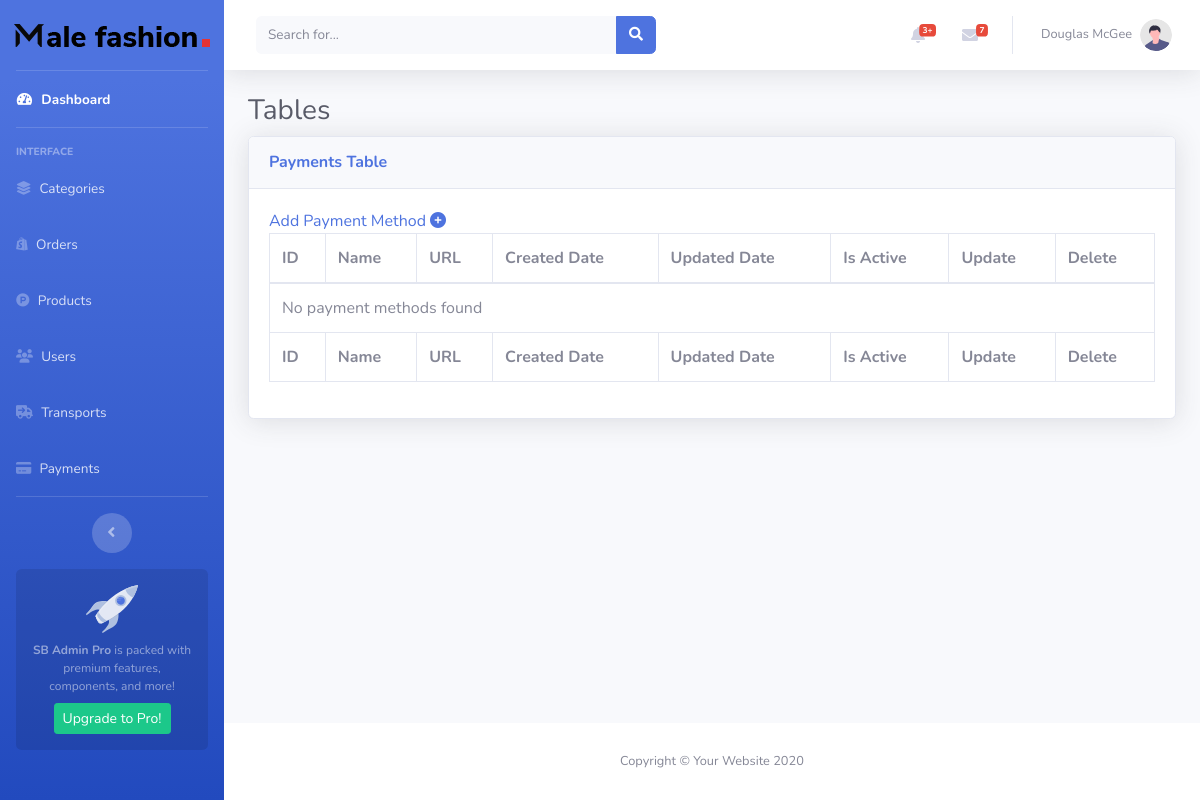
Page /admin-mau/Payments.php on the earlier database version.
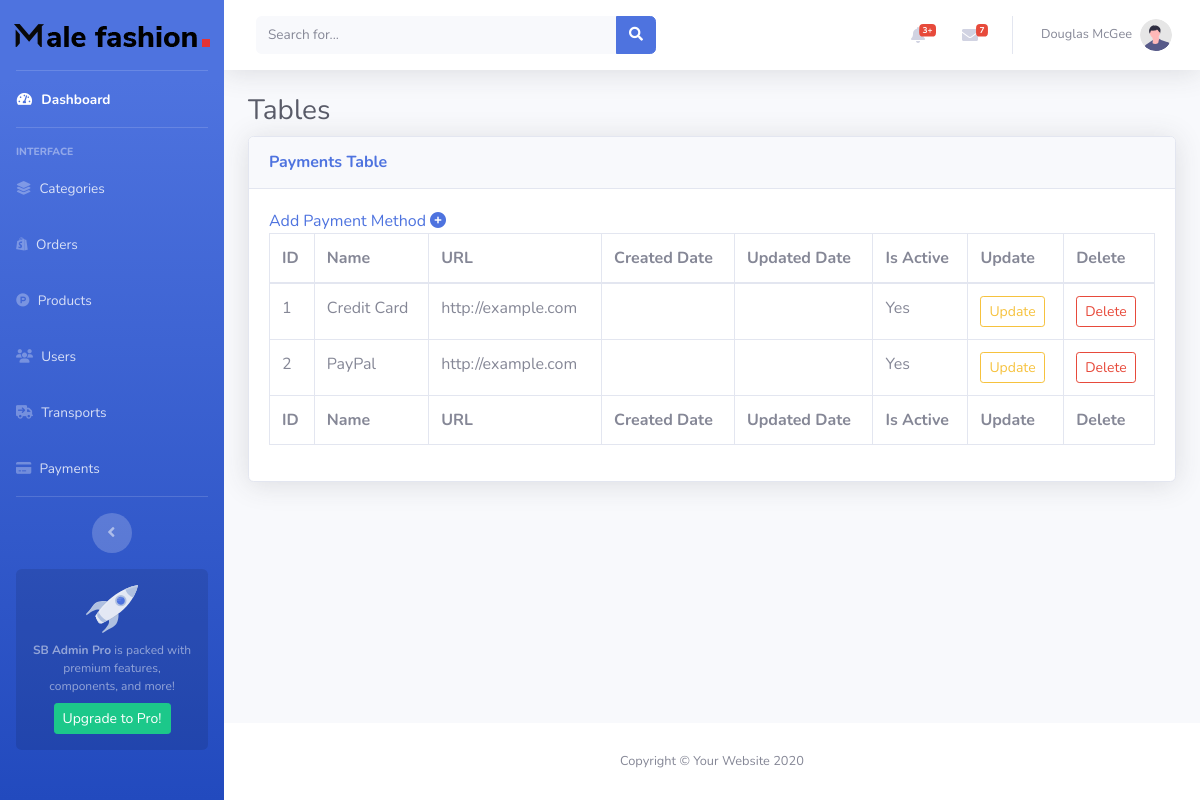
Same page on the later database version.
### tables this page shows
CREATE TABLE `payment_method` (
  `ID` int(11) NOT NULL,
  `NAME` varchar(250) DEFAULT NULL,
  `URL` varchar(250) DEFAULT NULL,
  `CREATED_DATE` timestamp NULL DEFAULT NULL,
  `UPDATED_DATE` timestamp NULL DEFAULT NULL,
  `ISACTIVE` tinyint(4) DEFAULT NULL
);

### admin-mau/Payments.php (the view, shortened to what this page needs)
<?php
include('../db.php');
$sql = "SELECT ID, NAME, URL, CREATED_DATE, UPDATED_DATE, ISACTIVE FROM payment_method";
$result = $conn->query($sql);
?>
<!DOCTYPE html>
<html lang="en">
<head>
    <link rel="stylesheet" href="https://cdnjs.cloudflare.com/ajax/libs/font-awesome/6.6.0/css/all.min.css"
 />
    <link href="vendor/fontawesome-free/css/all.min.css" rel="stylesheet" type="text/css">
    <link href="css/sb-admin-2.min.css" rel="stylesheet">
    <link href="vendor/datatables/dataTables.bootstrap4.min.css" rel="stylesheet">
</head>
<body id="page-top">
    <div id="wrapper">
        <ul class="navbar-nav bg-gradient-primary sidebar sidebar-dark accordion" id="accordionSidebar">
            <a class="sidebar-brand d-flex align-items-center justify-content-center" href="../index.php"><img
                    src="../img/logo.png" alt="">
            </a>
            <hr class="sidebar-divider my-0">
            <li class="nav-item active">
                <a class="nav-link" href="index.php">
                    <i class="fas fa-fw fa-tachometer-alt"></i>
                    <span>Dashboard</span></a>
            </li>
            <hr class="sidebar-divider">
            <div class="sidebar-heading">
                Interface
            </div>
            <li class="nav-item">
                <a class="nav-link collapsed" href="../admin-mau/Category.php">
                    <i class="fa-solid fa-layer-group"></i>
                    <span>Categories</span>
                </a>
            </li>
            <li class="nav-item">
                <a class="nav-link collapsed" href="../admin-mau/Orders.php">
                    <i class="fa-brands fa-shopify"></i>
                    <span>Orders</span>
                </a>
            </li>
            <li class="nav-item">
                <a class="nav-link collapsed" href="../admin-mau/Products.php">
                    <i class="fa-brands fa-product-hunt"></i>
                    <span>Products</span>
                </a>
            </li>
            <li class="nav-item">
                <a class="nav-link" href="../admin-mau/Users.php">
                    <i class="fa-solid fa-users"></i>
                    <span>Users</span></a>
            </li>
            <li class="nav-item">
                <a class="nav-link" href="../admin-mau/Transports.php">
                    <i class="fa-solid fa-truck-arrow-right"></i>
                    <span>Transports</span></a>
            </li>
            <li class="nav-item">
                <a class="nav-link" href="../admin-mau/Payments.php">
                    <i class="fa-solid fa-credit-card"></i>
                    <span>Payments</span></a>
            </li>
            <hr class="sidebar-divider d-none d-md-block">
            <div class="text-center d-none d-md-inline">
                <button class="rounded-circle border-0" id="sidebarToggle"></button>
            </div>
            <div class="sidebar-card d-none d-lg-flex">
                <img class="sidebar-card-illustration mb-2" src="img/undraw_rocket.svg" alt="...">
                <p class="text-center mb-2"><strong>SB Admin Pro</strong> is packed with premium features, components,
                    and more!</p>
                <a class="btn btn-success btn-sm" href="https://startbootstrap.com/theme/sb-admin-pro">Upgrade to
                    Pro!</a>
            </div>
        </ul>
        <div id="content-wrapper" class="d-flex flex-column">
            <div id="content">
                <nav class="navbar navbar-expand navbar-light bg-white topbar mb-4 static-top shadow">
                    <form
                        class="d-none d-sm-inline-block form-inline mr-auto ml-md-3 my-2 my-md-0 mw-100 navbar-search">
                        <div class="input-group">
                            <input type="text" class="form-control bg-light border-0 small" placeholder="Search for..."
                                aria-label="Search" aria-describedby="basic-addon2">
                            <div class="input-group-append">
                                <button class="btn btn-primary" type="button">
                                    <i class="fas fa-search fa-sm"></i>
                                </button>
                            </div>
                        </div>
                    </form>
                    <ul class="navbar-nav ml-auto">
                        <li class="nav-item dropdown no-arrow mx-1">
                            <a class="nav-link dropdown-toggle" href="#" id="alertsDropdown" role="button"
                                data-toggle="dropdown" aria-haspopup="true" aria-expanded="false">
                                <i class="fas fa-bell fa-fw"></i>
                                <span class="badge badge-danger badge-counter">3+</span>
                            </a>
                        </li>
                        <li class="nav-item dropdown no-arrow mx-1">
                            <a class="nav-link dropdown-toggle" href="#" id="messagesDropdown" role="button"
                                data-toggle="dropdown" aria-haspopup="true" aria-expanded="false">
                                <i class="fas fa-envelope fa-fw"></i>
                                <span class="badge badge-danger badge-counter">7</span>
                            </a>
                        </li>
                        <li class="nav-item dropdown no-arrow">
                            <a class="nav-link dropdown-toggle" href="#" id="userDropdown" role="button"
                                data-toggle="dropdown" aria-haspopup="true" aria-expanded="false">
                                <span class="mr-2 d-none d-lg-inline text-gray-600 small">Douglas McGee</span>
                                <img class="img-profile rounded-circle" src="img/undraw_profile.svg">
                            </a>
                        </li>
                    </ul>
                </nav>
                <div class="container-fluid">
                    <h1 class="h3 mb-2 text-gray-800">Tables</h1>
                    <div class="card shadow mb-4">
                        <div class="card-header py-3">
                            <h6 class="m-0 font-weight-bold text-primary">Payments Table</h6>
                        </div>
                        <div class="card-body">
                            <div class="table-responsive">
                                <table class="table table-bordered" id="dataTable" width="100%" cellspacing="0">
                                    <div class="add-button">
                                        <a href="add-payment.php">
                                            Add Payment Method
                                            <i class="fa-solid fa-circle-plus"></i>
                                        </a>
                                    </div>
                                    <thead>
                                        <tr>
                                            <th>ID</th>
                                            <th>Name</th>
                                            <th>URL</th>
                                            <th>Created Date</th>
                                            <th>Updated Date</th>
                                            <th>Is Active</th>
                                            <th>Update</th>
                                            <th>Delete</th>
                                        </tr>
                                    </thead>
                                    <tfoot>
                                        <tr>
                                            <th>ID</th>
                                            <th>Name</th>
                                            <th>URL</th>
                                            <th>Created Date</th>
                                            <th>Updated Date</th>
                                            <th>Is Active</th>
                                            <th>Update</th>
                                            <th>Delete</th>
                                        </tr>
                                    </tfoot>
                                    <tbody>
                                        <?php
                                        if ($result->num_rows > 0) {
                                            while ($row = $result->fetch_assoc()) {
                                                echo "<tr>";
                                                echo "<td>{$row['ID']}</td>";
                                                echo "<td>{$row['NAME']}</td>";
                                                echo "<td>{$row['URL']}</td>";
                                                echo "<td>{$row['CREATED_DATE']}</td>";
                                                echo "<td>{$row['UPDATED_DATE']}</td>";
                                                echo "<td>" . ($row['ISACTIVE'] ? 'Yes' : 'No') . "</td>";
                                                echo "<td><a href='update-payment.php?id={$row['ID']}' class='btn btn-outline-warning btn-sm'>Update</a></td>";
                                                echo "<td><a href='delete-payment.php?id={$row['ID']}' class='btn btn-outline-danger btn-sm'>Delete</a></td>";
                                                echo "</tr>";
                                            }
                                        } else {
                                            echo "<tr><td colspan='8'>No payment methods found</td></tr>";
                                        }
                                        ?>
                                    </tbody>
                                </table>
                            </div>
                        </div>
                    </div>
                </div>
            </div>
            <footer class="sticky-footer bg-white">
                <div class="container my-auto">
                    <div class="copyright text-center my-auto">
                        <span>Copyright &copy; Your Website 2020</span>
                    </div>
                </div>
            </footer>
        </div>
    </div>
</body>
</html>

Differences in the rows shown:
added payment_method: ID "1", NAME "Credit Card", URL "http://example.com", ISACTIVE "Yes"
added payment_method: ID "2", NAME "PayPal", URL "http://example.com", ISACTIVE "Yes"
Other differences:
text no longer shown: "No payment methods found"
